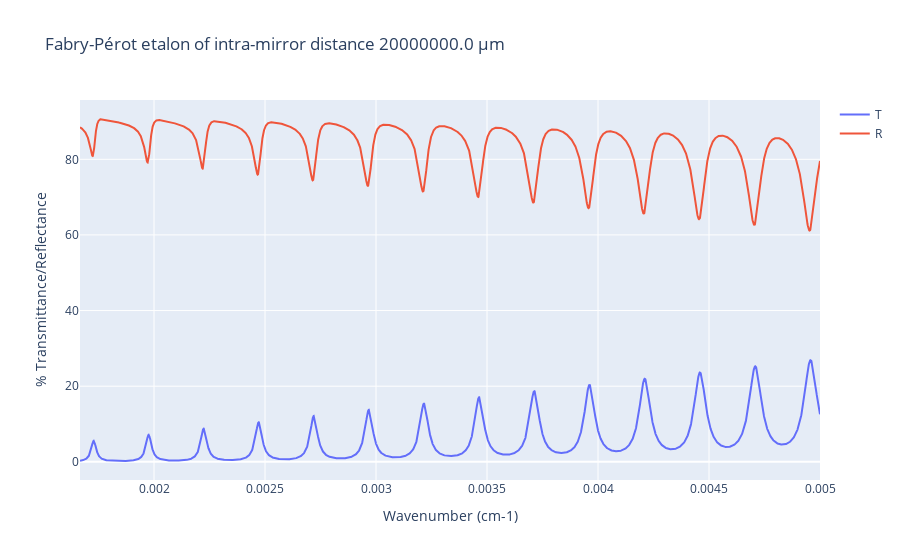

Source (notebook cell):
### Code cell
fig = go.Figure()

fig.add_trace(go.Scatter(x=wavenumbers, y=T_percent, name='T'))
fig.add_trace(go.Scatter(x=wavenumbers, y=R_percent, name='R'))

fig.update_layout(title='Fabry-Pérot etalon of intra-mirror distance {} μm'.format(fp.layers[2].thickness*10**6),
                  xaxis_title='Wavenumber (cm-1)',
                  yaxis_title='% Transmittance/Reflectance')
fig.show()

### Figure 1 — Plotly figure (JSON) as saved in the notebook; plotly's stock layout.template omitted (floating-point values rounded to 4 significant figures; data arrays with more than 128 entries replaced by an {"elided": "..."} marker saying what was removed)
{"data": [{"name": "T", "type": "scatter", "x": {"elided": "10000 float values"}, "y": {"elided": "10000 float values"}}, {"name": "R", "type": "scatter", "x": {"elided": "10000 float values"}, "y": {"elided": "10000 float values"}}], "layout": {"title": {"text": "Fabry-Pérot etalon of intra-mirror distance 20000000.0 μm"}, "xaxis": {"title": {"text": "Wavenumber (cm-1)"}}, "yaxis": {"title": {"text": "% Transmittance/Reflectance"}}}}
